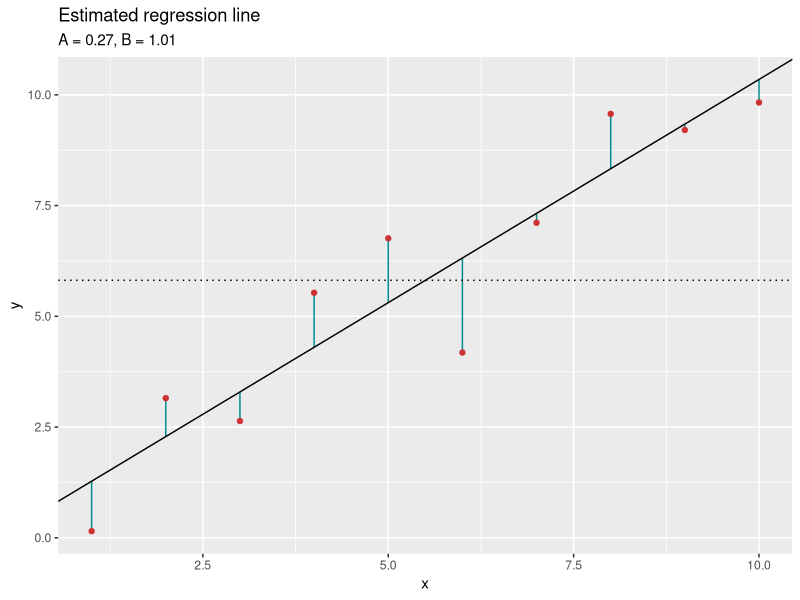
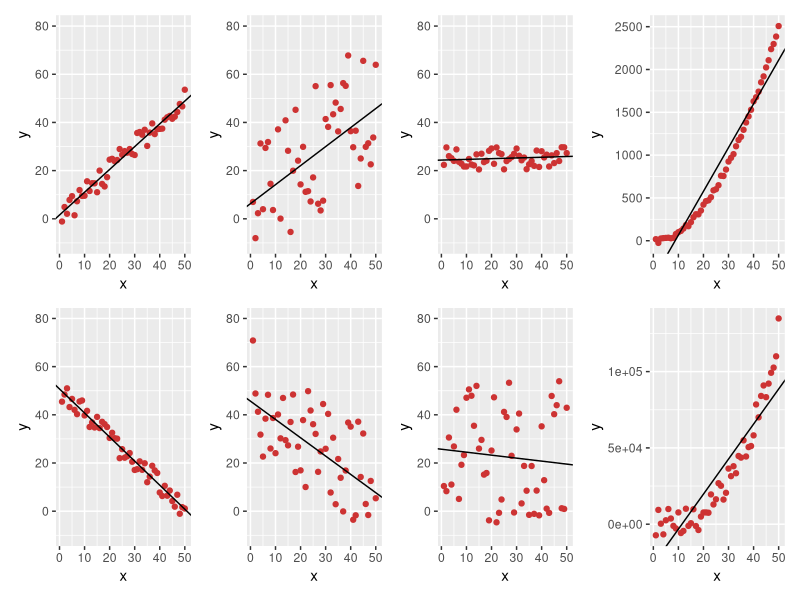
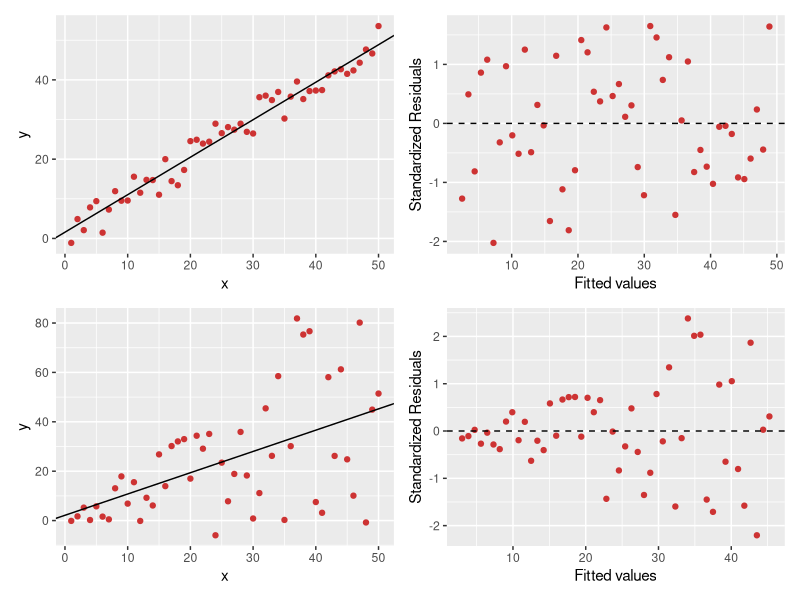
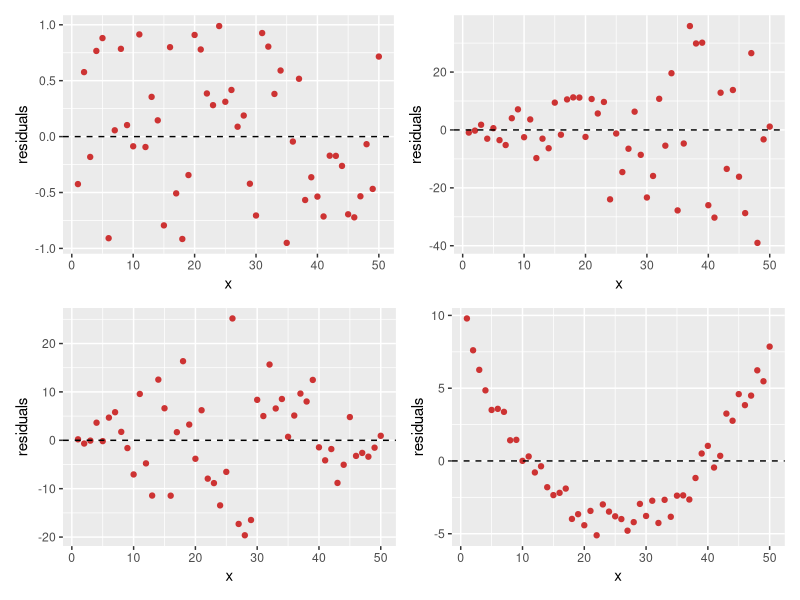

Source code (R) for these figures, in order: (Note: this script raises an error after producing the figures.)
# Grafico iniziale
set.seed(123)
n <- 10
x = 1:n
y = 1:n + runif(n, -2, 2)
df <- data.frame(x = x, y = y)

B <- (sum(x * y) - n * mean(x) * mean(y)) /
    (sum(x^2) - n * mean(x)^2)
A <- mean(y) - B * mean(x)

library(ggplot2)
ggplot(df, aes(x = x, y = y)) +
    geom_segment(aes(x = x, xend = x, y = A + B*x, yend = y), 
                 color = "cyan4") +
    geom_point(color = "brown3") +
    geom_abline(aes(slope = B, intercept = A)) + 
    labs(title = "Estimated regression line",
         subtitle = paste0("A = ", round(A, 2), 
                           ", B = ", round(B, 2))) +
    geom_hline(aes(yintercept = mean(y)), linetype = "dotted")

model <- lm(y ~ x, data = df)
model

names(model)
coef(model)

summary(model)

# Grafici ispezione dati + retta
set.seed(123)
n <- 50
x = 1:n
y1 = 1:n + runif(n, -5, 5)
y2 = seq(n, 1) + runif(n, -5, 5)
y3 = 1:n + runif(n, -30, 30)
y4 = seq(n, 1) + runif(n, -30, 30)
y5 = runif(n, 25-5, 25+5)
y6 = runif(n, 25-30, 25+30)
y7 = (1:n)^2 + runif(n, -30, 30)
y8 = (1:n)^3 + runif(n, -10000, 10000)
df <- data.frame(x = x, y1 = y1, y2 = y2, y3 = y3, y4 = y4, y5 = y5, y6 = y6,
                 y7 = y7, y8 = y8)

m1 <- lm(y1 ~ x, data = df)
m2 <- lm(y2 ~ x, data = df)
m3 <- lm(y3 ~ x, data = df)
m4 <- lm(y4 ~ x, data = df)
m5 <- lm(y5 ~ x, data = df)
m6 <- lm(y6 ~ x, data = df)
m7 <- lm(y7 ~ x, data = df)
m8 <- lm(y8 ~ x, data = df)

g1 <- ggplot(df, aes(x = x, y = y1)) +
    geom_point(color = "brown3") +
    geom_abline(aes(slope = coef(m1)[2], intercept = coef(m1)[1])) +
    labs(y = "y") +
    scale_y_continuous(limits = c(-10, 80))
g2 <- ggplot(df, aes(x = x, y = y2)) +
    geom_point(color = "brown3") +
    geom_abline(aes(slope = coef(m2)[2], intercept = coef(m2)[1])) +
    labs(y = "y") +
    scale_y_continuous(limits = c(-10, 80))

g3 <- ggplot(df, aes(x = x, y = y3)) +
    geom_point(color = "brown3") +
    geom_abline(aes(slope = coef(m3)[2], intercept = coef(m3)[1])) +
    labs(y = "y") +
    scale_y_continuous(limits = c(-10, 80))

g4 <- ggplot(df, aes(x = x, y = y4)) +
    geom_point(color = "brown3") +
    geom_abline(aes(slope = coef(m4)[2], intercept = coef(m4)[1])) +
    labs(y = "y") +
    scale_y_continuous(limits = c(-10, 80))

g5 <- ggplot(df, aes(x = x, y = y5)) +
    geom_point(color = "brown3") +
    geom_abline(aes(slope = coef(m5)[2], intercept = coef(m5)[1])) +
    labs(y = "y") +
    scale_y_continuous(limits = c(-10, 80))

g6 <- ggplot(df, aes(x = x, y = y6)) +
    geom_point(color = "brown3") +
    geom_abline(aes(slope = coef(m6)[2], intercept = coef(m6)[1])) +
    labs(y = "y") +
    scale_y_continuous(limits = c(-10, 80))

g7 <- ggplot(df, aes(x = x, y = y7)) +
    geom_point(color = "brown3") +
    geom_abline(aes(slope = coef(m7)[2], intercept = coef(m7)[1])) +
    labs(y = "y")

g8 <- ggplot(df, aes(x = x, y = y8)) +
    geom_point(color = "brown3") +
    geom_abline(aes(slope = coef(m8)[2], intercept = coef(m8)[1])) +
    labs(y = "y")

library(patchwork)
(g1/g2) | (g3/g4) | (g5/g6) | (g7/g8)

# Grafici ispezione retta dati + residui standardizzati
set.seed(123)
n <- 50
x = 1:n
y1 = 1:n + runif(n, -5, 5)
y2 = 1:n + runif(n, -5, 5) * (1:n)^1/4
dfr <- data.frame(x = x, y1 = y1, y2 = y2)

m1r <- lm(y1 ~ x, data = dfr)
m2r <- lm(y2 ~ x, data = dfr)

dfr$res1 <- residuals(m1r)
dfr$res2 <- residuals(m2r)
dfr$fitted1 <- fitted(m1r)
dfr$fitted2 <- fitted(m2r)
dfr$stdres1 <- residuals(m1r) / sqrt(sum(residuals(m1r)^2)/m1r$df.residual)
dfr$stdres2 <- residuals(m2r) / sqrt(sum(residuals(m2r)^2)/m2r$df.residual)

g1r <- ggplot(dfr, aes(x = x, y = y1)) +
    geom_point(color = "brown3") +
    geom_abline(aes(slope = coef(m1r)[2], intercept = coef(m1r)[1])) +
    labs(y = "y")
g2r <- ggplot(dfr, aes(x = x, y = y2)) +
    geom_point(color = "brown3") +
    geom_abline(aes(slope = coef(m2r)[2], intercept = coef(m2r)[1])) +
    labs(y = "y")

g1rs <- ggplot(dfr, aes(x = fitted1, y = stdres1)) +
    geom_point(color = "brown3") +
    geom_hline(aes(yintercept = 0), linetype = "dashed") +
    labs(x = "Fitted values", y = "Standardized Residuals")

g2rs <- ggplot(dfr, aes(x = fitted2, y = stdres2)) +
    geom_point(color = "brown3") +
    geom_hline(aes(yintercept = 0), linetype = "dashed") +
    labs(x = "Fitted values", y = "Standardized Residuals")

(g1r | g1rs) / (g2r | g2rs)

# Residuals 

set.seed(123)
n <- 50
x = 1:n
y1 = runif(n, -1, 1)
y2 = runif(n, -1, 1) * c(1:n)
y3 = runif(n, -1, 1) * c(1:(n/2), seq(n/2+1, 2))
y4 = ((seq(-25, 24))^2)^1/4 + runif(n, -20, 20)
y4 = (y4-mean(y4))/12
df_res <- data.frame(x = x, y1 = y1, y2 = y2, y3 = y3, y4 = y4)

r1 <- ggplot(df_res, aes(x = x, y = y1)) +
    geom_point(color = "brown3") +
    geom_hline(aes(yintercept = 0), linetype = "dashed") +
    labs(y = "residuals")

r2 <- ggplot(df_res, aes(x = x, y = y2)) +
    geom_point(color = "brown3") +
    geom_hline(aes(yintercept = 0), linetype = "dashed") +
    labs(y = "residuals")

r3 <- ggplot(df_res, aes(x = x, y = y3)) +
    geom_point(color = "brown3") +
    geom_hline(aes(yintercept = 0), linetype = "dashed") +
    labs(y = "residuals")

r4 <- ggplot(df_res, aes(x = x, y = y4)) +
    geom_point(color = "brown3") +
    geom_hline(aes(yintercept = 0), linetype = "dashed") +
    labs(y = "residuals")

(r1 | r2) / (r3 | r4)

# QQ plots

set.seed(123)
y1 <- rnorm(100)
y2 <- rt(100, 6)
y3 <- c(rnorm(70), rnorm(30, 3))

probs <- seq(0, 1, by= 1/length(y1)) 
observed_q <- quantile(stdres, probs)

dfqq <- data.frame("x" = qnorm(probs), "y1" = quantile(y1, probs),
                   "y2" = quantile(y2, probs), "y3" = quantile(y3, probs))

qq1 <- ggplot(data = dfqq, aes(x = x, y = y1)) + 
    geom_point(color = "brown3") +
    geom_abline(aes(intercept = 0, slope = 1)) +
    labs(x = "Theoretical quantiles", 
         y = "Observed quantiles",
         title = "")

qq2 <- ggplot(data = dfqq, aes(x = x, y = y2)) + 
    geom_point(color = "brown3") +
    geom_abline(aes(intercept = 0, slope = 1)) +
    labs(x = "Theoretical quantiles", 
         y = "Observed quantiles")

qq3 <- ggplot(data = dfqq, aes(x = x, y = y3)) + 
    geom_point(color = "brown3") +
    geom_abline(aes(intercept = 0, slope = 1)) +
    labs(x = "Theoretical quantiles", 
         y = "Observed quantiles")

hist1 <- ggplot(data = dfqq, aes(x = y1)) + 
    geom_histogram(aes(y = after_stat(density)), binwidth = 1) +
    geom_density(data = data.frame(x = rnorm(10000)), aes(x = x)) +
    labs(x = "Observed values", 
         y = "Density", title = "Normal distribution")

hist2 <- ggplot(data = dfqq, aes(x = y2)) + 
    geom_histogram(aes(y = after_stat(density)), binwidth = 1) +
    geom_density(data = data.frame(x = rnorm(10000)), aes(x = x)) +
    labs(x = "Observed values", 
         y = "Density", title = "Heavy tails")

hist3 <- ggplot(data = dfqq, aes(x = y3)) + 
    geom_histogram(aes(y = after_stat(density)), binwidth = 1) +
    geom_density() +
    labs(x = "Observed values", 
         y = "Density", title = "Skewed distribution")

(hist1 + qq1) / (hist2 + qq2) / (hist3 + qq3)

# FAQ qq-plot
# Istruzioni qq-plot

stdres <- c(0.8,  0.4, -0.1,  0.0,  0.3,  
            0.1,  1.5, -0.2, -0.5, -0.4)

observed_quantiles <- quantile(x = stdres, 
                               probs = seq(0.1, 0.9, by = 0.1), type = 2)
theoretical_quantiles <- round(qnorm(seq(0.1, 0.9, by = 0.1)), 2)

plot(theoretical_quantiles, observed_quantiles,
     ylab = "Quantili osservati", xlab = "Quantili teorici",
     main = "Normal Q-Q plot")
abline(0,1)

# Esempi qq-plot
set.seed(4)
x <- rnorm(100)
y1 <- rnorm(100)
set.seed(51)
y2 <- rt(100, 3)
y3 <- c(rnorm(70), rnorm(30, 2))
probs <- seq(0.01, 0.99, by = 0.01)
dfqq <- data.frame("x" = qnorm(probs), "y1" = quantile(y1, probs),
                   "y2" = quantile(y2, probs), "y3" = quantile(y3, probs))

qq1 <- ggplot(data = dfqq, aes(x = x, y = y1)) + 
    geom_point(shape = 1) +
    geom_abline(aes(intercept = 0, slope = 1)) +
    labs(x = "Theoretical quantiles", 
         y = "Observed quantiles",
         title = "Normal Q-Q plot",
         subtitle = "Satisfactory")

qq2 <- ggplot(data = dfqq, aes(x = x, y = y2)) + 
    geom_point(shape = 1) +
    geom_abline(aes(intercept = 0, slope = 1)) +
    labs(x = "Theoretical quantiles", 
         y = "Observed quantiles",
         title = "Normal Q-Q plot",
         subtitle = "Heavy tails")

qq3 <- ggplot(data = dfqq, aes(x = x, y = y3)) + 
    geom_point(shape = 1) +
    geom_abline(aes(intercept = 0, slope = 1)) +
    labs(x = "Theoretical quantiles", 
         y = "Observed quantiles",
         title = "Normal Q-Q plot",
         subtitle = "Mean is higher than zero")

qq1 + qq2 + qq3

